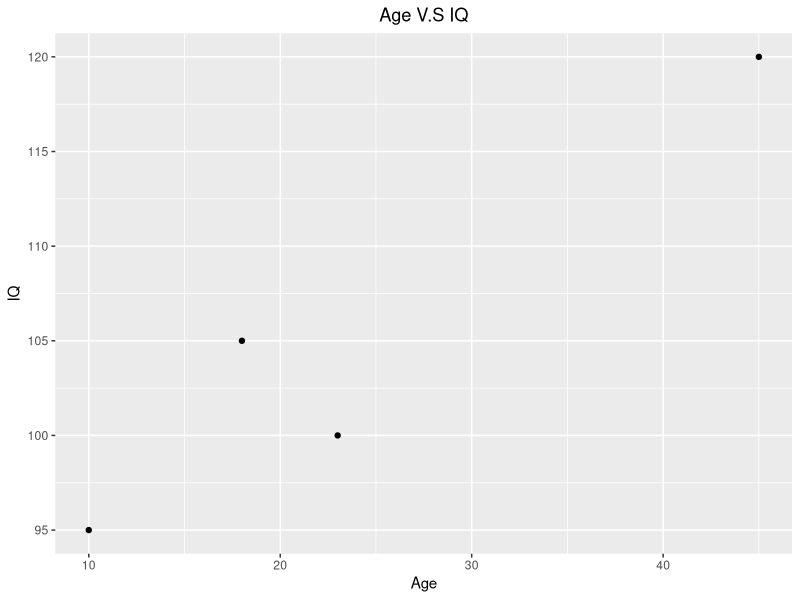
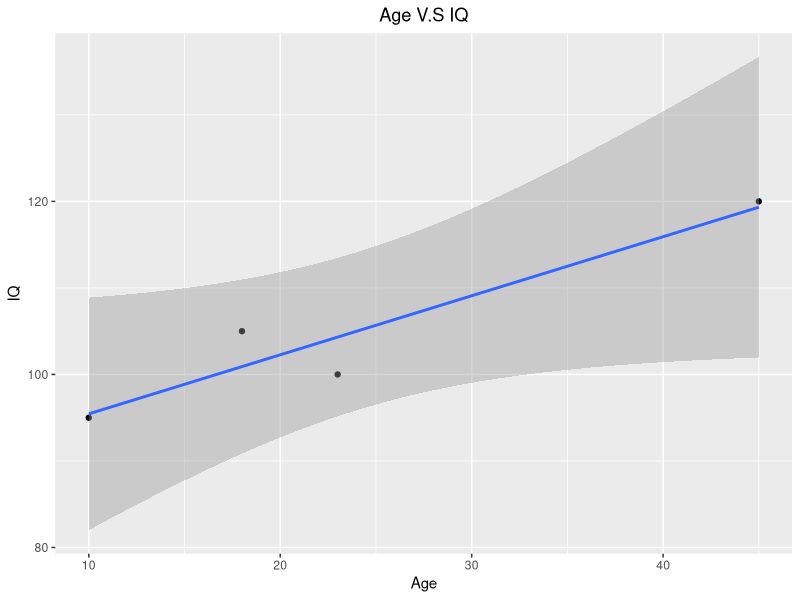

Recreate these plots in R, in order.
## ---- chunk 1
# first create the table and save it as data frame. 
ageIQ <- data.frame(Age = c(23,18,10,45), IQ = c(100,105,95,120))
ageIQ

# create the plot. 
library(ggplot2)
ggplot(data=data.frame(ageIQ), mapping=aes(x=Age, y=IQ)) + geom_point() + ggtitle("Age V.S IQ") +
  theme(plot.title= element_text(hjust=0.5))



## ---- chunk 2
x <- c(23,18,10,45)  # Age 
y <- c(100,105,95,120) # IQ

# covariance calculated by R to verify hand calculation.
cov(x,y)



## ---- chunk 3
x <- c(23,18,10,45)  # Age 
y <- c(100,105,95,120) # IQ

# correlation calculated by R to verify hand calculation.
cor(x,y)


## ---- chunk 4
qt(0.975,2) # upper threshold
qt(0.025,2) # lower threshold

## ---- chunk 5
2*pt(4.25,2,lower.tail=F)


## ---- chunk 6
biv_model <- (lm(IQ ~Age, data =ageIQ)) 
summary(biv_model)


## ---- chunk 7

# create the plot with best-fit line and standard error. 
library(ggplot2)
ggplot(data=data.frame(ageIQ), mapping=aes(x=Age, y=IQ)) + geom_point() + 
  geom_smooth(formula = y ~ x, method = "lm") + ggtitle("Age V.S IQ") +
  theme(plot.title= element_text(hjust=0.5))




